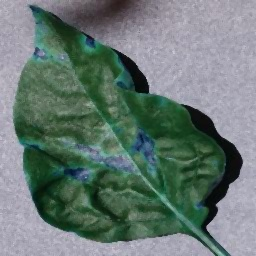
#> input picture CodeforMajorProject/PlantleafASET/Filtered_Unhealthy/Image104.JPG, 256 x 256 px; its folder holds only this picture in this run
$ jupyter execute --allow-errors 'Major Project - Main File updated.ipynb'   (older library calls are emulated)
#> lines starting #> are read from the running program, lines starting #| are printed output that depends on the picture; after the words box and inside, x2 and y2 are one past the last pixel; in counts of white or black regions, pixels touching at a corner belong together
[cell 1]
# MAJOR PROJECT IMPLEMENTATION

[cell 2]
import numpy as np
import cv2
import matplotlib.pyplot as plt
from pathlib import Path

[cell 3]
# Filtering using Median Filter - Healthy samples
folder_dir = 'D:/Aishwarya/College/Sem8/Major Project 2/Healthy Images'
save_dir = 'D:/Aishwarya/College/Sem8/Major Project 2/Filtered_Healthy'

images = Path(folder_dir).glob('*.JPG')

i = 1

for img in images:
    path = str(img)
    org_img = cv2.imread(path)
    org_img = cv2.cvtColor(org_img, cv2.COLOR_BGR2RGB)

    med_img = cv2.medianBlur(org_img, 3)

    img_name = "Image" + str(i) + ".JPG"
    save_path = save_dir + '/' + img_name
    cv2.imwrite(save_path, med_img)
    i = i + 1
    print(img_name, " processed.")

[cell 4]
# Filtering using Median Filter - Unhealthy samples
folder_dir = 'D:/Aishwarya/College/Sem8/Major Project 2/Unhealthy Images'
save_dir = 'D:/Aishwarya/College/Sem8/Major Project 2/Filtered_Unhealthy'

images = Path(folder_dir).glob('*.JPG')

i = 1

for img in images:
    path = str(img)
    org_img = cv2.imread(path)
    org_img = cv2.cvtColor(org_img, cv2.COLOR_BGR2RGB)

    med_img = cv2.medianBlur(org_img, 3)

    img_name = "Image" + str(i) + ".JPG"
    save_path = save_dir + '/' + img_name
    cv2.imwrite(save_path, med_img)
    i = i + 1
    print(img_name, " processed.")

[cell 5]
# Controlled Watershed Segmentation - Healthy Samples

folder_dir = 'D:/Aishwarya/College/Sem8/Major Project 2/Filtered_Healthy'
save_dir = 'D:/Aishwarya/College/Sem8/Major Project 2/Segmented_Healthy'

images = Path(folder_dir).glob('*.JPG')

i = 1

for img in images:
    path = str(img)
    med_img = cv2.imread(path)

    gray = cv2.cvtColor(med_img,cv2.COLOR_BGR2GRAY)
    ret, thresh = cv2.threshold(gray,0,255,cv2.THRESH_BINARY_INV+cv2.THRESH_OTSU)

    # Step 2 [noise removal]
    kernel = np.ones((2,2),np.uint8)
    closing = cv2.morphologyEx(thresh,cv2.MORPH_CLOSE,kernel, iterations = 2)

    # Step 3 [sure background area]
    sure_bg = cv2.dilate(closing,kernel,iterations=3)

    # Step 4 [Finding sure foreground area]
    dist_transform = cv2.distanceTransform(sure_bg,cv2.DIST_L2,3)

    # Step 5 [Threshold]
    ret, sure_fg = cv2.threshold(dist_transform,0.1*dist_transform.max(),255,0)

    # Step 6 [Finding unknown region]
    sure_fg = np.uint8(sure_fg)
    unknown = cv2.subtract(sure_bg,sure_fg)

    # Step 7 [Initializing Markers]
    ret, markers = cv2.connectedComponents(sure_fg)
    # Add one to all labels so that sure background is not 0, but 1
    markers = markers+1
    # Now, mark the region of unknown with zero
    markers[unknown==255] = 0

    # Step 8 [Applying Water-Shed]
    markers = cv2.watershed(med_img,markers)
    med_img[markers == -1] = [255,0,0]

    img_name = "Seg_Image" + str(i) + ".JPG"
    save_path = save_dir + '/' + img_name
    cv2.imwrite(save_path, med_img)
    i = i + 1
    print(img_name, " processed.")

[cell 6]
# Controlled Watershed Segmentation - Unhealthy Samples
folder_dir = 'D:/Aishwarya/College/Sem8/Major Project 2/Filtered_Unhealthy'
save_dir = 'D:/Aishwarya/College/Sem8/Major Project 2/Segmented_Unhealthy'

images = Path(folder_dir).glob('*.JPG')

i = 1

for img in images:
    path = str(img)
    med_img = cv2.imread(path)
#> med_img is the input picture: shape (256, 256, 3); mean B, G, R 115.2, 120.5, 103.7

    gray = cv2.cvtColor(med_img,cv2.COLOR_BGR2GRAY)
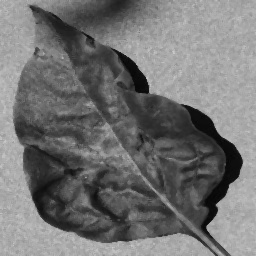
#> gray: shape (256, 256); min 2, max 204, mean 114.8
    ret, thresh = cv2.threshold(gray,0,255,cv2.THRESH_BINARY_INV+cv2.THRESH_OTSU)
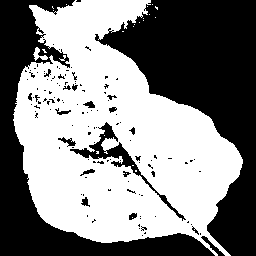
#> thresh: shape (256, 256); 52.5% white; 127 black regions (108 under 20 px), largest, box (x1, y1, x2, y2) and area: (95, 0, 256, 256) 17662, (0, 0, 215, 256) 11332, (70, 122, 186, 221) 1070
#> ret = 117

    # Step 2 [noise removal]
    kernel = np.ones((2,2),np.uint8)
    closing = cv2.morphologyEx(thresh,cv2.MORPH_CLOSE,kernel, iterations = 2)
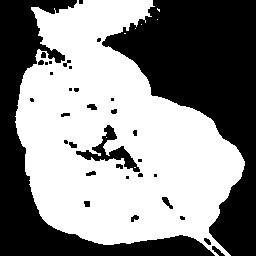
#> closing: shape (256, 256); 54.2% white; 34 black regions (16 under 20 px), largest, box (x1, y1, x2, y2) and area: (102, 0, 256, 256) 17233, (0, 0, 215, 256) 11334, (76, 125, 140, 172) 767

    # Step 3 [sure background area]
    sure_bg = cv2.dilate(closing,kernel,iterations=3)
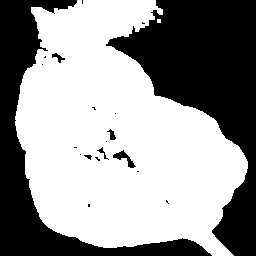
#> sure_bg: shape (256, 256); 59.1% white; 20 black regions (13 under 20 px), largest, box (x1, y1, x2, y2) and area: (106, 0, 256, 256) 16056, (0, 0, 212, 256) 10408, (113, 150, 136, 168) 139

    # Step 4 [Finding sure foreground area]
    dist_transform = cv2.distanceTransform(sure_bg,cv2.DIST_L2,3)
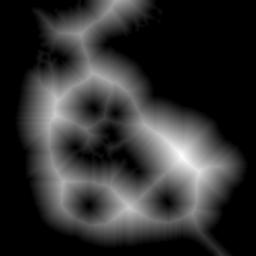
#> dist_transform: shape (256, 256) float32; min 0, max 47.69, mean 9.2; drawn with min black and max white

    # Step 5 [Threshold]
    ret, sure_fg = cv2.threshold(dist_transform,0.1*dist_transform.max(),255,0)
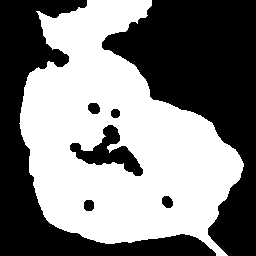
#> sure_fg: shape (256, 256) float32; 50.2% white; 7 black regions, largest, box (x1, y1, x2, y2) and area: (102, 0, 256, 256) 17913, (0, 0, 216, 256) 12961, (70, 125, 143, 176) 1384
#> ret = 4.77

    # Step 6 [Finding unknown region]
    sure_fg = np.uint8(sure_fg)
    unknown = cv2.subtract(sure_bg,sure_fg)
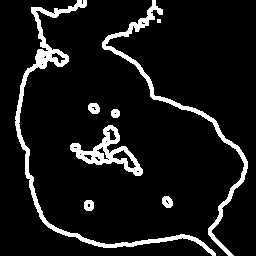
#> unknown: shape (256, 256); 8.9% white; 8 white regions (1 under 20 px), largest, box (x1, y1, x2, y2) and area: (15, 0, 216, 256) 2492, (102, 0, 248, 256) 1837, (70, 125, 143, 176) 1120

    # Step 7 [Initializing Markers]
    ret, markers = cv2.connectedComponents(sure_fg)
#> ret = 2
    # Add one to all labels so that sure background is not 0, but 1
    markers = markers+1
    # Now, mark the region of unknown with zero
    markers[unknown==255] = 0

    # Step 8 [Applying Water-Shed]
    markers = cv2.watershed(med_img,markers)
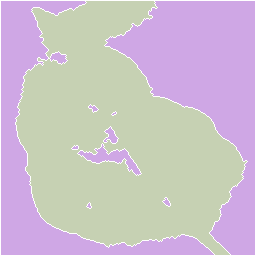
#> markers: shape (256, 256) int32; 3 distinct labels, from -1 to 2; one colour per label, 0 black, -1 white
    med_img[markers == -1] = [255,0,0]
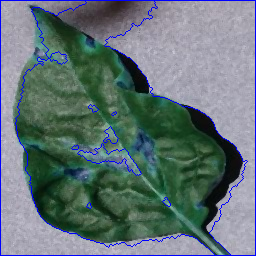
#> med_img: shape (256, 256, 3); 3.34% of pixels changed, all inside (x1, y1, x2, y2) = (0, 0, 256, 256)
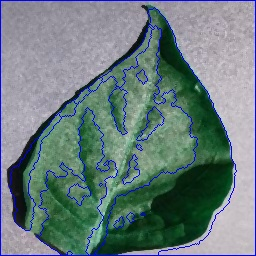
#> input picture CodeforMajorProject/PlantleafASET/Segmented_Healthy/Seg_Image129.JPG, 256 x 256 px
#> further down, seg_img is the input picture: shape (256, 256, 3); mean B, G, R 126.4, 125.4, 107.2

    img_name = "Seg_Image" + str(i) + ".JPG"
    save_path = save_dir + '/' + img_name
    cv2.imwrite(save_path, med_img)
    i = i + 1
    print(img_name, " processed.")

[cell 7]
# GLRLM Feature Extraction - Healthy
from glrlm import GLRLM
#import cv2
#from pathlib import Path
import pandas as pd

result = []

folder_dir = 'D:/Aishwarya/College/Sem8/Major Project 2/Segmented_Healthy'

images = Path(folder_dir).glob('*.JPG')

i = 1
#> (the rest of this cell did not finish here and is left out)

[cell 8]
df = pd.DataFrame(result)
#> (the rest of this cell did not finish here and is left out)

[cell 9]
# GLRLM Feature Extraction - Unhealthy

result = []

folder_dir = 'D:/Aishwarya/College/Sem8/Major Project 2/Segmented_Unhealthy'

images = Path(folder_dir).glob('*.JPG')

for img in images:
    path = str(img)
    seg_img = cv2.imread(path)

    app = GLRLM()
    glrlm = app.get_features(seg_img, 8)
    result.append(glrlm.Features)


df = pd.DataFrame(result)
#> (the rest of this cell did not finish here and is left out)

[cell 10]
# GLCM Feature Extraction - Healthy
from pathlib import Path
import cv2
import os
import re

# -------------------- Utility functions ------------------------
def normalize_label(str_):
    str_ = str_.replace(" ", "")
    str_ = str_.translate(str_.maketrans("","", "()"))
    str_ = str_.split("_")
    return ''.join(str_[:2])

def normalize_desc(folder, sub_folder):
    text = folder
    text = re.sub(r'\d+', '', text)
    text = text.replace(".", "")
    text = text.strip()
    return text

# -------------------- Load Dataset ------------------------

imgs = [] #list image matrix
labels = []
descs = []

folder_dir = "D:/Aishwarya/College/Sem8/Major Project/Implementation/Segmented_Healthy"

images = Path(folder_dir).glob('*.JPG')

#> (the rest of this cell did not finish here and is left out)

[cell 11]
from skimage.feature import greycomatrix, greycoprops

# ----------------- calculate greycomatrix() & greycoprops() for angle 0, 45, 90, 135 ----------------------------------
def calc_glcm_all_agls(img, label, props, dists=[5], agls=[0, np.pi/4, np.pi/2, 3*np.pi/4], lvl=256, sym=True, norm=True):

    glcm = greycomatrix(img,
                        distances=dists,
                        angles=agls,
                        levels=lvl,
                        symmetric=sym,
                        normed=norm)
    feature = []
    glcm_props = [propery for name in props for propery in greycoprops(glcm, name)[0]]
    for item in glcm_props:
            feature.append(item)
    feature.append(label)

    return feature


# ----------------- call calc_glcm_all_agls() for all properties ----------------------------------
properties = ['dissimilarity', 'correlation', 'homogeneity', 'contrast', 'ASM', 'energy']

glcm_all_agls = []
for img, label in zip(imgs, labels):
    glcm_all_agls.append(
            calc_glcm_all_agls(img,
                                label,
                                props=properties)
                            )

columns = []
angles = ['0', '45', '90','135']
for name in properties :
    for ang in angles:
        columns.append(name + "_" + ang)

columns.append("label")


import pandas as pd

# Create the pandas DataFrame for GLCM features data
glcm_df = pd.DataFrame(glcm_all_agls,
                      columns = columns)

glcm_df.head(15)
